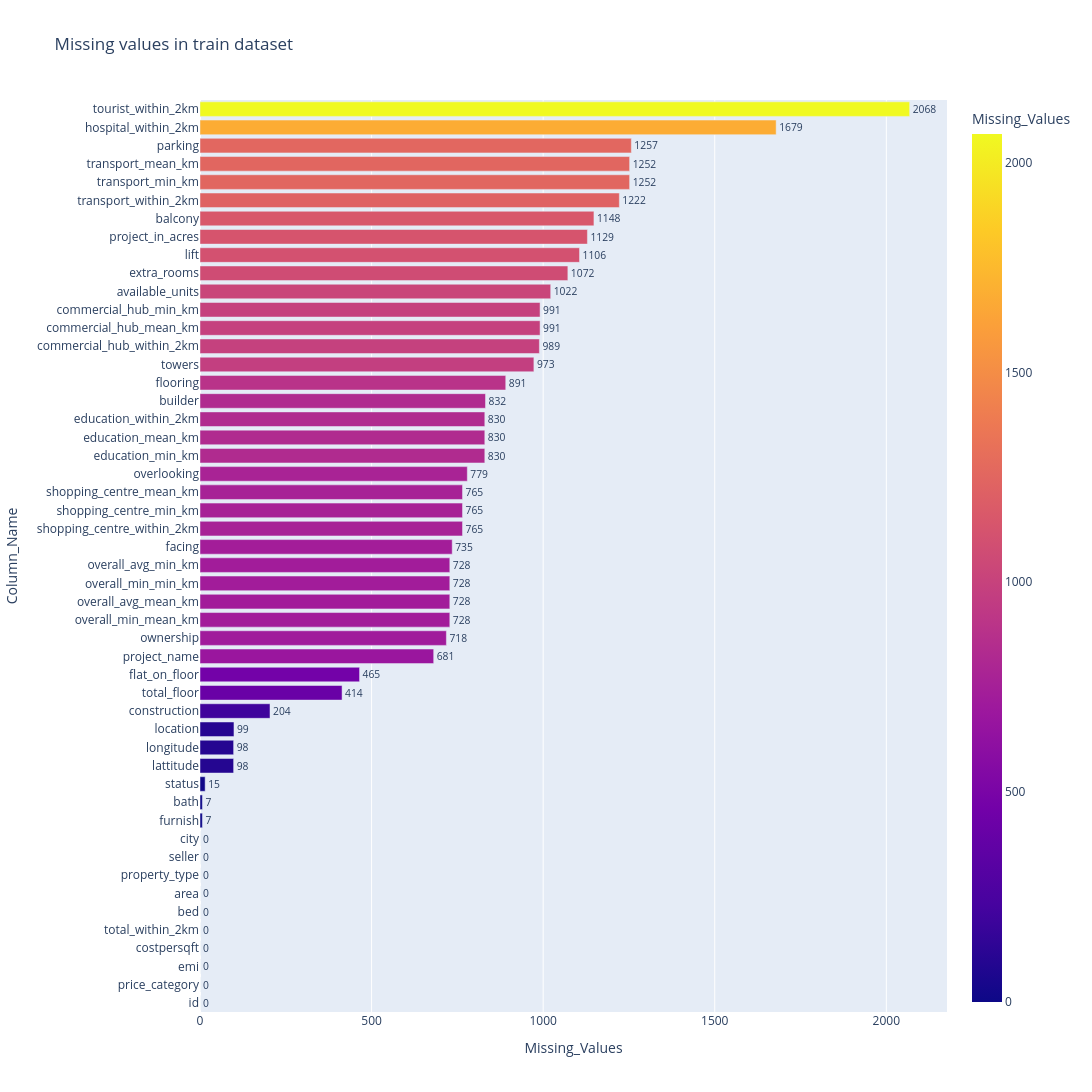

Notebook cell for this chart:
### Code cell
fig = px.bar(temp_X_test.sort_values(by='Missing_Values'),x='Missing_Values',y='Column_Name',
             orientation='h',height=1500,width=1100,color='Missing_Values',text='Missing_Values',title='Missing values in train dataset')
fig.update_traces(textposition='outside')
fig.show()

### Figure 1 — Plotly figure (JSON) as saved in the notebook; plotly's stock layout.template omitted (floating-point values rounded to 4 significant figures)
{"data": [{"alignmentgroup": "True", "hovertemplate": "Missing_Values=%{marker.color}<br>Column_Name=%{y}<extra></extra>", "legendgroup": "", "marker": {"color": [0, 0, 0, 0, 0, 0, 0, 0, 0, 0, 7, 7, 15, 98, 98, 99, 204, 414, 465, 681, 718, 728, 728, 728, 728, 735, 765, 765, 765, 779, 830, 830, 830, 832, 891, 973, 989, 991, 991, 1022, 1072, 1106, 1129, 1148, 1222, 1252, 1252, 1257, 1679, 2068], "coloraxis": "coloraxis", "pattern": {"shape": ""}}, "name": "", "offsetgroup": "", "orientation": "h", "showlegend": false, "text": [0, 0, 0, 0, 0, 0, 0, 0, 0, 0, 7, 7, 15, 98, 98, 99, 204, 414, 465, 681, 718, 728, 728, 728, 728, 735, 765, 765, 765, 779, 830, 830, 830, 832, 891, 973, 989, 991, 991, 1022, 1072, 1106, 1129, 1148, 1222, 1252, 1252, 1257, 1679, 2068], "textposition": "outside", "type": "bar", "x": [0, 0, 0, 0, 0, 0, 0, 0, 0, 0, 7, 7, 15, 98, 98, 99, 204, 414, 465, 681, 718, 728, 728, 728, 728, 735, 765, 765, 765, 779, 830, 830, 830, 832, 891, 973, 989, 991, 991, 1022, 1072, 1106, 1129, 1148, 1222, 1252, 1252, 1257, 1679, 2068], "xaxis": "x", "y": ["id", "price_category", "emi", "costpersqft", "total_within_2km", "bed", "area", "property_type", "seller", "city", "furnish", "bath", "status", "lattitude", "longitude", "location", "construction", "total_floor", "flat_on_floor", "project_name", "ownership", "overall_min_mean_km", "overall_avg_mean_km", "overall_min_min_km", "overall_avg_min_km", "facing", "shopping_centre_within_2km", "shopping_centre_min_km", "shopping_centre_mean_km", "overlooking", "education_min_km", "education_mean_km", "education_within_2km", "builder", "flooring", "towers", "commercial_hub_within_2km", "commercial_hub_mean_km", "commercial_hub_min_km", "available_units", "extra_rooms", "lift", "project_in_acres", "balcony", "transport_within_2km", "transport_min_km", "transport_mean_km", "parking", "hospital_within_2km", "tourist_within_2km"], "yaxis": "y"}], "layout": {"barmode": "relative", "coloraxis": {"colorbar": {"title": {"text": "Missing_Values"}}, "colorscale": [[0, "#0d0887"], [0.1111, "#46039f"], [0.2222, "#7201a8"], [0.3333, "#9c179e"], [0.4444, "#bd3786"], [0.5556, "#d8576b"], [0.6667, "#ed7953"], [0.7778, "#fb9f3a"], [0.8889, "#fdca26"], [1, "#f0f921"]]}, "height": 1500, "legend": {"tracegroupgap": 0}, "title": {"text": "Missing values in train dataset"}, "width": 1100, "xaxis": {"anchor": "y", "autorange": true, "domain": [0, 1], "range": [0, 2177.0], "title": {"text": "Missing_Values"}, "type": "linear"}, "yaxis": {"anchor": "x", "autorange": true, "domain": [0, 1], "range": [-0.5, 49.5], "title": {"text": "Column_Name"}, "type": "category"}}}
